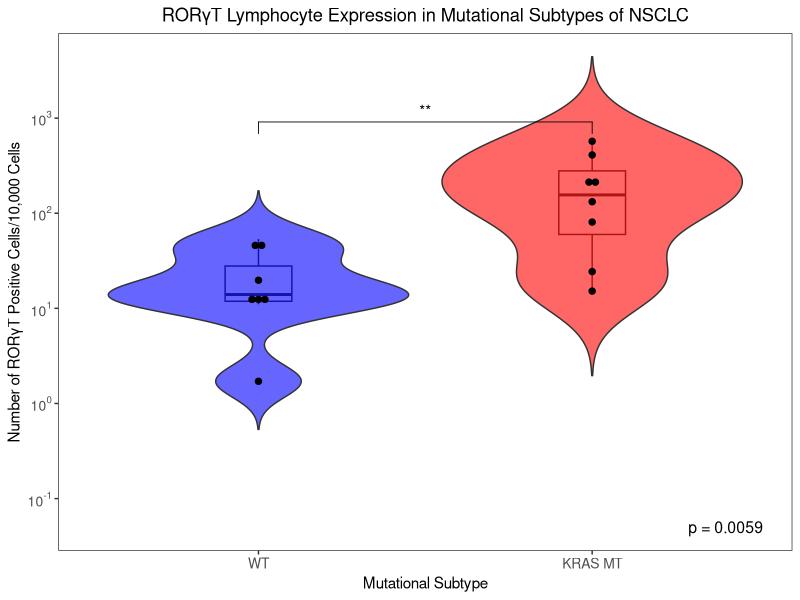

Reproduce this figure in R.
## Analysis Script ##


# Change wd and load packages
setwd()

library(ggpubr)
library(ggplot2)
library(scales)


# Mann-Whitney U Test #

# Import CSV created in excel
mt_vs_wt_data <- read.csv("kras_vs_wt.csv")

# Subsetting dependent on if WT or MT
s_wt <- mt_vs_wt_data[mt_vs_wt_data$mutation == "WT", ]
s_mt <- mt_vs_wt_data[mt_vs_wt_data$mutation == "KRAS MT", ]

wt_rorgt <- s_wt$rorgt
mt_rorgt <- s_mt$rorgt

# Running the Mann-Whitney U Test ('wilcox.test')
stat_result <- wilcox.test(wt_rorgt, mt_rorgt)
stat_result
pVal_1 <- wilcox.test(wt_rorgt, mt_rorgt)$p.value
pVal_2 <- format(round(pVal_1, 4), nsmall = 4)
pVal_3 <- paste("p = ", pVal_2, sep = "")


# Violin Plot #

# Violin plot fill colours
cbcols <- c("WT" = "#0000FF",
            "KRAS MT" = "#FF0000")

# Specifying the order of the groups (vs being alphabetised)
## List of comparisons for 'ggpubr' stats
mt_vs_wt_data$mutation <- factor(mt_vs_wt_data$mutation, levels = 
                                   c("WT", "KRAS MT"))
my_comparisons <- list(c("WT", "KRAS MT"))

# Violin plotting, stats and start export
cairo_pdf("./violin_1.pdf")
violin_1 <- ggplot(mt_vs_wt_data, aes(x = mutation, y = rorgt)) +
  geom_boxplot(alpha = 0.5, width = 0.2) + 
  geom_violin(trim = F, aes(mutation, fill = mutation),
              scale = "width", alpha = 0.6) +
  geom_dotplot(binaxis = "y", stackdir = "center", 
               dotsize = 0.5, color = "Black", fill = "Black") +
  scale_y_log10(breaks = trans_breaks("log10", function(x) 10^x),
                labels = trans_format("log10", math_format(10^.x))) +
  scale_fill_manual(values = cbcols) +
  labs(x = "Mutational Subtype", y = "Number of ROR\u03B3T Positive Cells/10,000 Cells") +
  theme_bw() +
  theme(axis.text = element_text(size = 10)) +
  theme(panel.grid.major = element_blank(), panel.grid.minor = element_blank()) +
  theme(legend.position = "none") + 
  ggtitle("ROR\u03B3T Lymphocyte Expression in Mutational Subtypes of NSCLC") +
  theme(plot.title = element_text(hjust = 0.5)) +
  stat_compare_means(comparisons = my_comparisons,
                     label = "p.signif", method = "wilcox.test") +
  annotate("text", label = pVal_3, x = 2.4, y = 0.05, size = 4)

# View plot and save
violin_1
dev.off()

